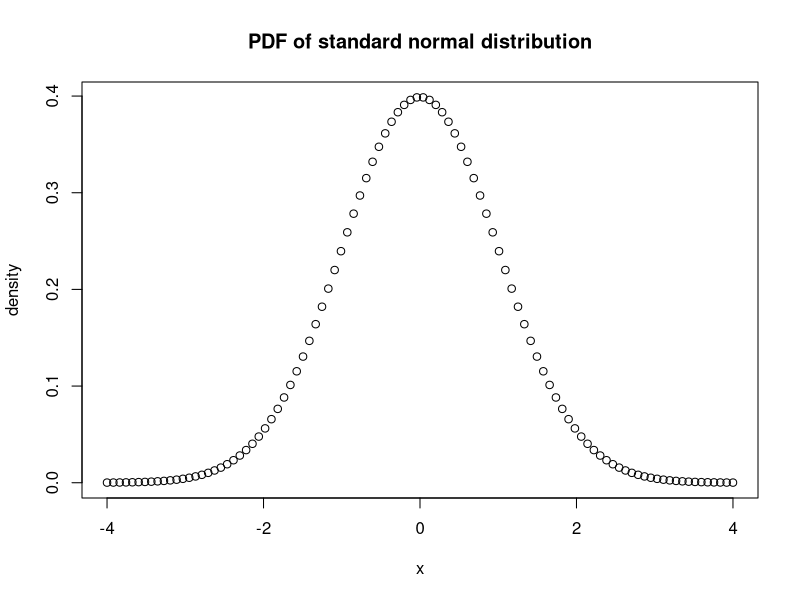
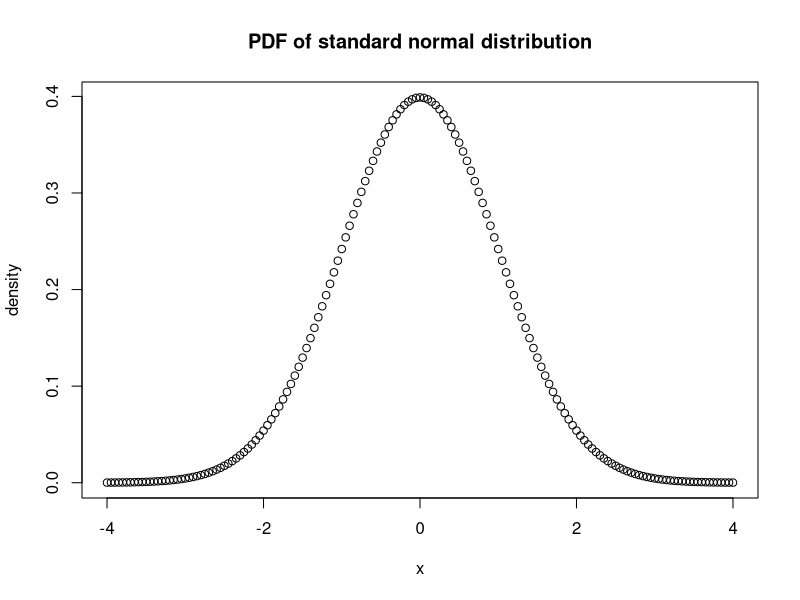
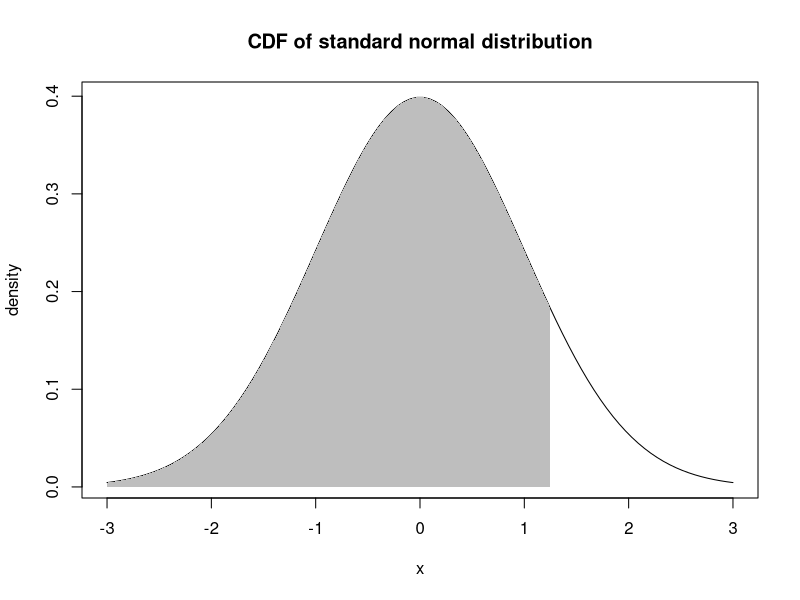
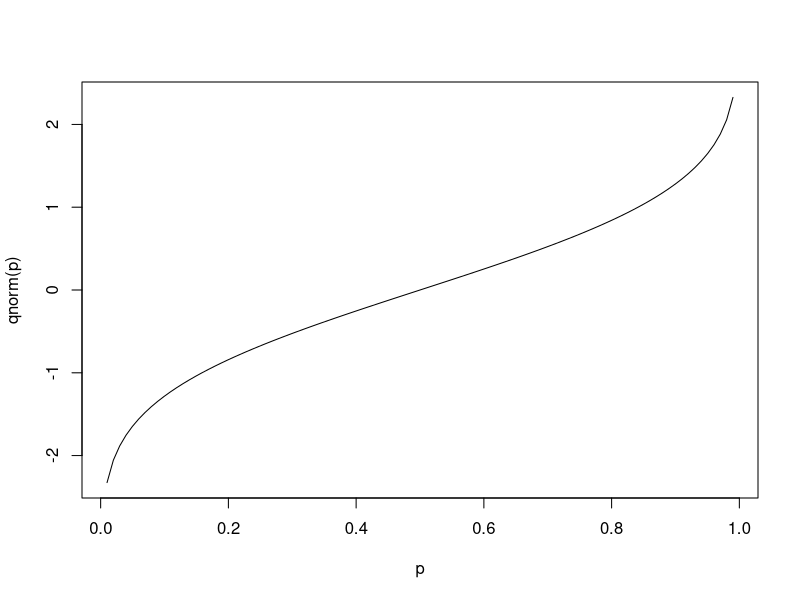
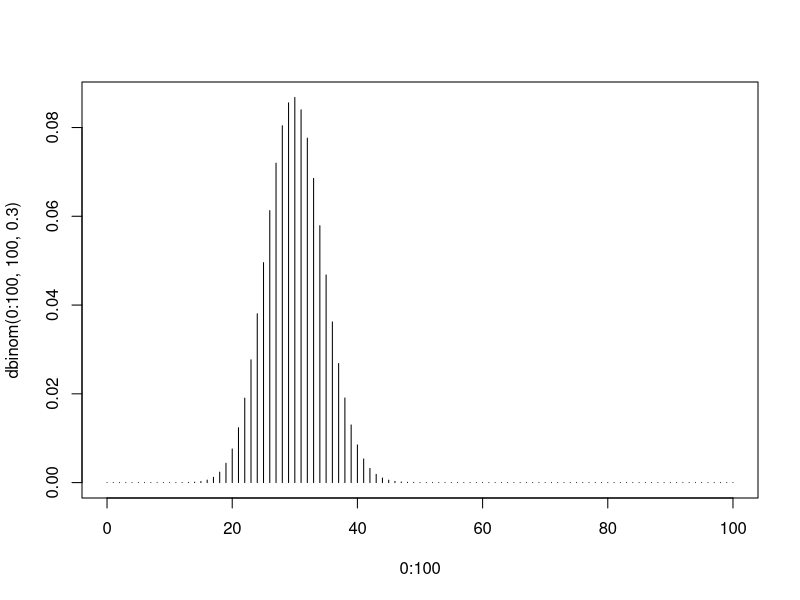
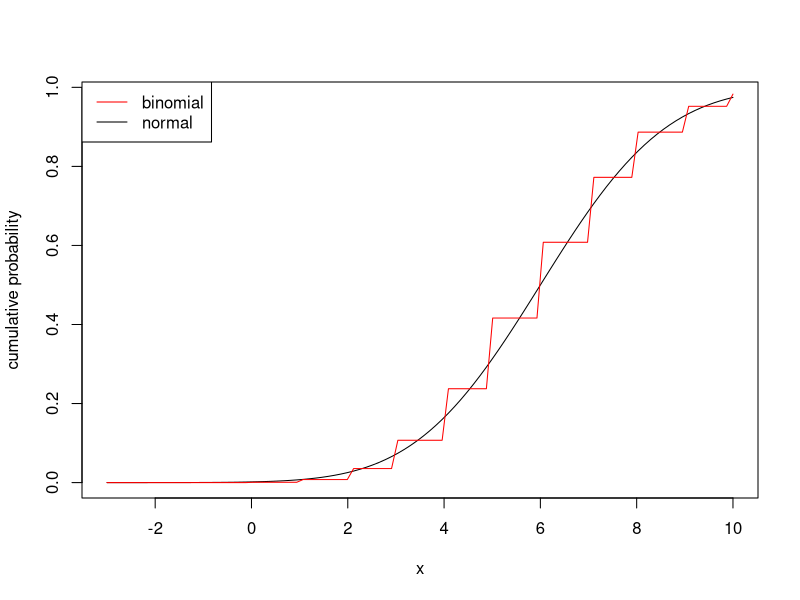
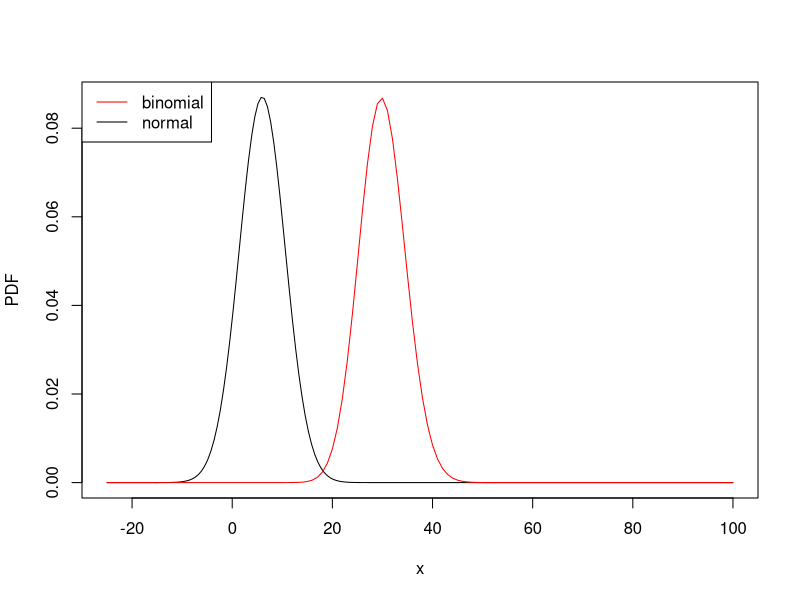

Here is the R script that generated these plots, in order:
## ---- chunk 1
dnorm(-3)
## ---- chunk 2
x <- seq(from=-4, to=4, len=100)
plot(x, dnorm(x), main = "PDF of standard normal distribution", ylab = "density")
## ---- chunk 3
x <- seq(from=-4, to=4, by=0.05)
plot(x, dnorm(x), main = "PDF of standard normal distribution", ylab = "density")
## ---- chunk 4
x <- seq(from=-3, to=3, len=100)
plot(x, dnorm(x), type="l", main = "CDF of standard normal distribution", ylab = "density")
x <- x[x<1.3]
polygon(x=c(x, rev(x)), y=dnorm(c(x+1e100, rev(x))), border=NA, col='gray')
## ---- chunk 5
pnorm(1.3)
## ---- chunk 6
table(rnorm(1e6) < 1.3)/1e6

## ---- chunk 7
pnorm(6.1, 5, 2.2)
## ---- chunk 8
1 - pnorm(4.3, 5, 2.2)
## ---- chunk 9
pnorm(11.9, 10, 2.2) - pnorm(11.2, 10, 2.2)
## ---- chunk 10
x = rnorm(1e6, 10, 2.2)
table(x > 11.2 & x < 11.9)
## ---- chunk 11
qnorm(0.95)
## ---- chunk 12
pnorm(1.644854)
## ---- chunk 13
table(rnorm(1e6) < qnorm(0.95))/1e6
## ---- chunk 14
table(rnorm(1e6) > qnorm(0.05))/1e6
## ---- chunk 15
p <- seq(from=0.01, to=0.99, len=100)
plot(p, qnorm(p), type = 'l')
## ---- chunk 16
plot(0:100, dbinom(0:100, 100, 0.3), type='h')
## ---- chunk 17
mean(rbinom(1e6, 10, 0.3))
sd(rbinom(1e6, 10, 0.3))
## ---- chunk 18
x <- seq(from=-3, to=10, len=100)
plot(x, pnorm(x, 6, sqrt(20*0.3*(1-0.3))), type='l', ylab="cumulative probability")
points(x, pbinom(x, 20, 0.3), type = 'l', col='red')
legend("topleft", lty = 1, col=c('red', 'black'), legend=c('binomial', 'normal'))
## ---- chunk 19
x <- seq(from=-25, to=100, len=200)
plot(x, dnorm(x, 6, sqrt(100*0.3*(1-0.3))), type='l', ylab="PDF")
points(-25:100, dbinom(-25:100, 100, 0.3), type = 'l', col='red')
legend("topleft", lty = 1, col=c('red', 'black'), legend=c('binomial', 'normal'))

